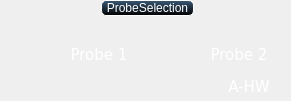
     <widget class="QGroupBox" name="groupBox_2">
      <property name="geometry">
       <rect>
        <x>9</x>
        <y>69</y>
        <width>291</width>
        <height>101</height>
       </rect>
      </property>
      <property name="styleSheet">
       <string notr="true">QGroupBox{
color:white;

border:0px solid white;
}
 QGroupBox::title {
	border:1px solid white;
	border-radius:5px;
     subcontrol-origin: margin;
     subcontrol-position: top center; /* position at the top center */
     padding: 0 3px;
	 color:white;
     background-color: qlineargradient(x1: 0, y1: 0, x2: 0, y2: 1,stop: 0 #3a5976, stop: 1 #000000);
 }</string>
      </property>
      <property name="title">
       <string>ProbeSelection</string>
      </property>
      <widget class="QPushButton" name="butProbe1">
       <property name="geometry">
        <rect>
         <x>20</x>
         <y>20</y>
         <width>50</width>
         <height>60</height>
        </rect>
       </property>
       <property name="font">
        <font>
         <family>DejaVu Sans</family>
        </font>
       </property>
       <property name="focusPolicy">
        <enum>Qt::NoFocus</enum>
       </property>
       <property name="styleSheet">
        <string notr="true">border:0px rgba(0,0,0,0);
background-color:rgba(0,0,0,0);
image:url(:/res/knob_on.svg)
</string>
       </property>
       <property name="text">
        <string/>
       </property>
       <property name="iconSize">
        <size>
         <width>48</width>
         <height>48</height>
        </size>
       </property>
      </widget>
      <widget class="QPushButton" name="butProbe2">
       <property name="geometry">
        <rect>
         <x>160</x>
         <y>20</y>
         <width>50</width>
         <height>60</height>
        </rect>
       </property>
       <property name="font">
        <font>
         <family>DejaVu Sans</family>
        </font>
       </property>
       <property name="focusPolicy">
        <enum>Qt::NoFocus</enum>
       </property>
       <property name="styleSheet">
        <string notr="true">border:0px rgba(0,0,0,0);
image: url(:/res/knob_off.svg);
background-color:rgba(0,0,0,0);
</string>
       </property>
       <property name="text">
        <string/>
       </property>
       <property name="iconSize">
        <size>
         <width>48</width>
         <height>48</height>
        </size>
       </property>
      </widget>
      <widget class="QPushButton" name="butExternal_2">
       <property name="geometry">
        <rect>
         <x>223</x>
         <y>20</y>
         <width>50</width>
         <height>60</height>
        </rect>
       </property>
       <property name="font">
        <font>
         <family>DejaVu Sans</family>
        </font>
       </property>
       <property name="focusPolicy">
        <enum>Qt::NoFocus</enum>
       </property>
       <property name="styleSheet">
        <string notr="true">border:0px rgba(0,0,0,0);
image: url(:/res/knob_off.svg);
background-color:rgba(0,0,0,0);
</string>
       </property>
       <property name="text">
        <string/>
       </property>
       <property name="iconSize">
        <size>
         <width>48</width>
         <height>48</height>
        </size>
       </property>
      </widget>
      <widget class="QLabel" name="lblProbe1">
       <property name="geometry">
        <rect>
         <x>70</x>
         <y>40</y>
         <width>58</width>
         <height>30</height>
        </rect>
       </property>
       <property name="font">
        <font>
         <family>DejaVu Sans</family>
         <pointsize>11</pointsize>
         <weight>50</weight>
         <bold>false</bold>
        </font>
       </property>
       <property name="styleSheet">
        <string notr="true">QLabel {color:white;border: rgba(0,0,0,255);}</string>
       </property>
       <property name="text">
        <string>Probe 1</string>
       </property>
       <property name="alignment">
        <set>Qt::AlignCenter</set>
       </property>
      </widget>
      <widget class="QLabel" name="lblProbe2">
       <property name="geometry">
        <rect>
         <x>210</x>
         <y>40</y>
         <width>58</width>
         <height>30</height>
        </rect>
       </property>
       <property name="font">
        <font>
         <family>DejaVu Sans</family>
         <pointsize>11</pointsize>
         <weight>50</weight>
         <bold>false</bold>
        </font>
       </property>
       <property name="styleSheet">
        <string notr="true">QLabel {color:white;border: rgba(0,0,0,0);}</string>
       </property>
       <property name="text">
        <string>Probe 2</string>
       </property>
       <property name="alignment">
        <set>Qt::AlignCenter</set>
       </property>
      </widget>
      <widget class="QLabel" name="lblExternal_2">
       <property name="geometry">
        <rect>
         <x>228</x>
         <y>77</y>
         <width>42</width>
         <height>19</height>
        </rect>
       </property>
       <property name="font">
        <font>
         <family>DejaVu Sans</family>
         <pointsize>11</pointsize>
         <weight>50</weight>
         <bold>false</bold>
        </font>
       </property>
       <property name="styleSheet">
        <string notr="true">QLabel {color:white;border: rgba(0,0,0,0);}</string>
       </property>
       <property name="text">
        <string>A-HW</string>
       </property>
       <property name="alignment">
        <set>Qt::AlignCenter</set>
       </property>
      </widget>
      <widget class="QPushButton" name="butP1Area">
       <property name="geometry">
        <rect>
         <x>20</x>
         <y>27</y>
         <width>137</width>
         <height>50</height>
        </rect>
       </property>
       <property name="focusPolicy">
        <enum>Qt::NoFocus</enum>
       </property>
       <property name="styleSheet">
        <string notr="true">QPushButton {
border: 1px rgba(0,0,0,0);
border-radius: 20px;
background-color: rgba(0,0,0,0);
}</string>
       </property>
       <property name="text">
        <string/>
       </property>
      </widget>
      <widget class="QPushButton" name="butP2Area">
       <property name="geometry">
        <rect>
         <x>170</x>
         <y>26</y>
         <width>115</width>
         <height>50</height>
        </rect>
       </property>
       <property name="focusPolicy">
        <enum>Qt::NoFocus</enum>
       </property>
       <property name="styleSheet">
        <string notr="true">QPushButton {
border: 1px rgba(0,0,0,0);
border-radius: 20px;
background-color: rgba(0,0,0,0);
}</string>
       </property>
       <property name="text">
        <string/>
       </property>
      </widget>
     </widget>
